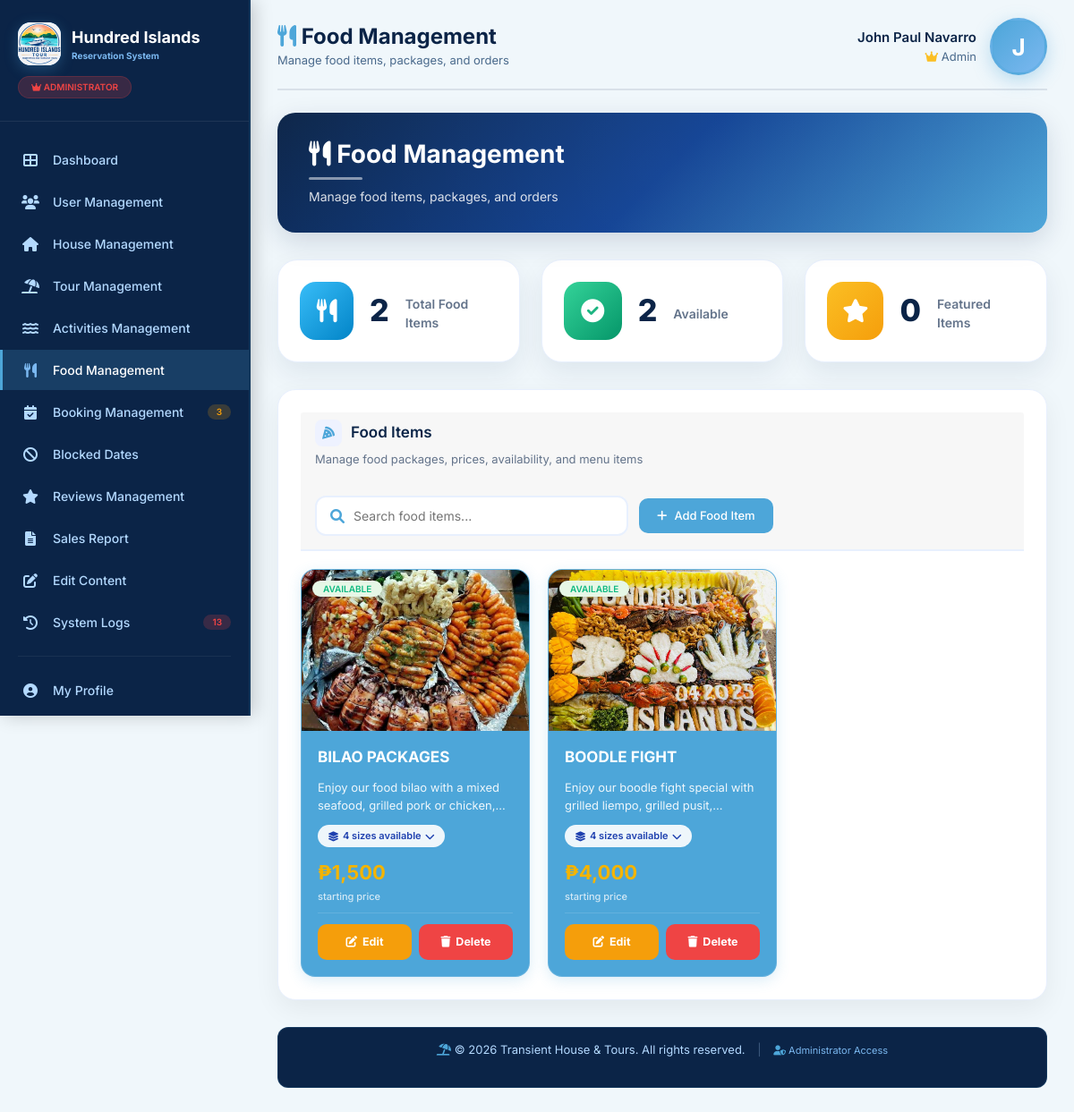
/food-dashboard.php (signed in), run on the app's committed database.
### tables this page shows
CREATE TABLE `users` (
  `id` int(11) NOT NULL,
  `username` varchar(100) NOT NULL,
  `password` varchar(255) NOT NULL,
  `email` varchar(100) NOT NULL,
  `profile_photo` varchar(255) DEFAULT NULL,
  `fullname` varchar(200) NOT NULL,
  `first_name` varchar(80) DEFAULT NULL,
  `middle_name` varchar(80) DEFAULT NULL,
  `last_name` varchar(80) DEFAULT NULL,
  `name_suffix` varchar(20) DEFAULT NULL,
  `role` enum('admin','staff','guest') NOT NULL DEFAULT 'guest',
  `created_at` timestamp NOT NULL DEFAULT current_timestamp(),
  `reset_token` varchar(10) DEFAULT NULL,
  `reset_token_expires` datetime DEFAULT NULL
);

CREATE TABLE `food_items` (
  `id` int(11) NOT NULL,
  `name` varchar(100) NOT NULL,
  `description` text DEFAULT NULL,
  `price` decimal(10,2) NOT NULL,
  `category` enum('breakfast','lunch','dinner','snack','beverage') NOT NULL,
  `image` varchar(255) DEFAULT 'default-food.jpg',
  `is_available` tinyint(1) DEFAULT 1,
  `is_featured` tinyint(1) DEFAULT 0,
  `inclusions` text DEFAULT NULL,
  `created_at` datetime DEFAULT current_timestamp(),
  `updated_at` datetime DEFAULT NULL,
  `price_original` decimal(10,2) DEFAULT NULL,
  `size_variations` text DEFAULT NULL,
  `gallery_images` text DEFAULT NULL
);

### includes/sidebar-counts.php (called while the page is built)
<?php
[$sidebar_pending_bookings,
 $sidebar_pending_reviews,
 $sidebar_failed_logs,
 $sidebar_total_food,
 $sidebar_blocked_dates] = (function () {
    global $pdo;
    $bookings = 0; $reviews = 0; $failed = 0; $food = 0; $blocked = 0;
    if (!isset($pdo) || !($pdo instanceof PDO)) {
        return [$bookings, $reviews, $failed, $food, $blocked];
    }
    foreach (['house_bookings', 'tour_bookings', 'food_bookings', 'package_bookings'] as $table) {
        try {
            $bookings += (int)$pdo->query(
                "SELECT COUNT(*) FROM `$table` WHERE payment_status='pending' AND booking_status NOT IN ('cancelled','completed')"
            )->fetchColumn();
        } catch (Throwable $e) {}
    }
    try {
        $cols = $pdo->query("SHOW COLUMNS FROM overall_feedback")->fetchAll(PDO::FETCH_COLUMN);
        if (in_array('status', $cols)) {
            $reviews = (int)$pdo->query("SELECT COUNT(*) FROM overall_feedback WHERE status='pending'")->fetchColumn();
        } elseif (in_array('is_approved', $cols)) {
            $reviews = (int)$pdo->query("SELECT COUNT(*) FROM overall_feedback WHERE is_approved=0")->fetchColumn();
        }
    } catch (Throwable $e) {}
    try {
        $failed = (int)$pdo->query(
            "SELECT COUNT(*) FROM system_logs WHERE status='failed' AND created_at >= DATE_SUB(NOW(), INTERVAL 7 DAY)"
        )->fetchColumn();
    } catch (Throwable $e) {}
    try { $food = (int)$pdo->query("SELECT COUNT(*) FROM food_items")->fetchColumn(); } catch (Throwable $e) {}
    try { $blocked = (int)$pdo->query("SELECT COUNT(*) FROM blocked_dates WHERE block_date >= CURDATE()")->fetchColumn(); } catch (Throwable $e) {}
    return [$bookings, $reviews, $failed, $food, $blocked];
})();

### food-dashboard.php (the view, shortened to what this page needs)
<?php
require_once 'database.php';
require_once 'includes/sidebar-counts.php';
$is_admin = ($_SESSION['role'] == 'admin');
$user_info = [];
try {
    $stmt = $pdo->prepare("SELECT * FROM users WHERE id = ?");
    $stmt->execute([$_SESSION['user_id']]);
    $user_info = $stmt->fetch();
} catch(PDOException $e) { $user_info = []; }
if (!function_exists('getAdminAvatar')) {
    function getAdminAvatar($user_info) {
        $user_id = (int)($user_info['id'] ?? 0);
        $paths = [
            'uploads/profile/user_' . $user_id . '/' . $user_info['profile_photo'],
            'uploads/staff/' . $user_info['profile_photo'],
            'uploads/profile/' . $user_info['profile_photo'],
        ];
        return null;
    }
}
$admin_avatar       = getAdminAvatar($user_info);
$admin_initial      = strtoupper(substr($user_info['fullname'] ?? $user_info['username'] ?? 'U', 0, 1));
$admin_display_name = $user_info['fullname'] ?? $user_info['username'] ?? 'User';
$food_items = $pdo->query("SELECT * FROM food_items ORDER BY category, name")->fetchAll();
$total_food = count($food_items);
$available_food = $pdo->query("SELECT COUNT(*) FROM food_items WHERE is_available = 1")->fetchColumn();
$featured_food = $pdo->query("SELECT COUNT(*) FROM food_items WHERE is_featured = 1")->fetchColumn();
$content = [];
try {
    $stmt = $pdo->query("SELECT section_name, content_key, content_value FROM site_content");
    while($row = $stmt->fetch()) $content[$row['section_name']][$row['content_key']] = $row['content_value'];
} catch(PDOException $e) {}
$nav_logo = 'uploads/logos/logo.png';
if(!empty($content['site_settings']['logo_path'])) $nav_logo = $content['site_settings']['logo_path'];
$nav_logo_exists = !empty($nav_logo) && file_exists($nav_logo) && !is_dir($nav_logo);
$site_name = $content['site_settings']['site_name'] ?? 'Transient House & Tours';
?>
<!DOCTYPE html>
<html lang="en">
<head>
    <link href="https://cdn.jsdelivr.net/npm/bootstrap@5.1.3/dist/css/bootstrap.min.css" rel="stylesheet">
    <link rel="stylesheet" href="https://cdnjs.cloudflare.com/ajax/libs/font-awesome/6.0.0/css/all.min.css">
</head>
<body>
<div class="app-container">
    <div class="sidebar" id="sidebar">
        <div class="sidebar-header">
            <div class="sidebar-header-top">
                <a href="admin-dashboard.php" class="logo">
                    <div class="logo-icon">
                        <?php if($nav_logo_exists): ?>
                            <img src="<?php echo htmlspecialchars($nav_logo); ?>?<?php echo time(); ?>" alt="<?php echo htmlspecialchars($site_name); ?>">
                        <?php else: ?>
                            <i class="fas fa-umbrella-beach"></i>
                        <?php endif; ?>
                    </div>
                    <div class="logo-text">
                        <span class="main">Hundred Islands</span>
                        <span class="sub">Reservation System</span>
                    </div>
                </a>
            </div>
            <div class="role-badge <?php echo $is_admin ? 'admin' : 'staff'; ?>">
                <i class="fas fa-<?php echo $is_admin ? 'crown' : 'user-tie'; ?>"></i>
                <?php echo $is_admin ? 'Administrator' : 'Staff'; ?>
            </div>
        </div>
        <ul class="nav-menu">
            <li class="nav-item"><a href="admin-dashboard.php" class="nav-link"><i class="fas fa-th-large"></i><span>Dashboard</span></a></li>
            <?php if($is_admin): ?>
            <li class="nav-item"><a href="user-management.php" class="nav-link"><i class="fas fa-users"></i><span>User Management</span></a></li>
            <?php endif; ?>
            <li class="nav-item"><a href="house-dashboard.php" class="nav-link"><i class="fas fa-home"></i><span>House Management</span></a></li>
            <li class="nav-item"><a href="tour-dashboard.php" class="nav-link"><i class="fas fa-umbrella-beach"></i><span>Tour Management</span></a></li>
            <li class="nav-item"><a href="activities-dashboard.php" class="nav-link"><i class="fas fa-water"></i><span>Activities Management</span></a></li>
         <li class="nav-item">
    <a href="food-dashboard.php" class="nav-link active">
        <i class="fas fa-utensils"></i>
        <span>Food Management</span>
    </a>
</li>
            <li class="nav-item">
                <a href="booking-management.php" class="nav-link">
                    <i class="fas fa-calendar-check"></i><span>Booking Management</span>
                    <?php if($sidebar_pending_bookings > 0): ?>
                        <span class="nav-badge" style="background: rgba(245,158,11,0.2); color:#f59e0b;"><?php echo $sidebar_pending_bookings; ?></span>
                    <?php endif; ?>
                </a>
            </li>
            <li class="nav-item"><a href="blocked-dates.php" class="nav-link"><i class="fas fa-ban"></i><span>Blocked Dates</span></a></li>
            <li class="nav-item">
                <a href="reviews-management.php" class="nav-link">
                    <i class="fas fa-star"></i><span>Reviews Management</span>
                </a>
            </li>
            <li class="nav-item"><a href="reports.php" class="nav-link"><i class="fas fa-file-alt"></i><span>Sales Report</span></a></li>
            <?php if($is_admin): ?>
            <li class="nav-item"><a href="edit-content.php" class="nav-link"><i class="fas fa-edit"></i><span>Edit Content</span></a></li>
            <li class="nav-item">
                <a href="system-logs.php" class="nav-link">
                    <i class="fas fa-history"></i><span>System Logs</span>
                    <?php if($sidebar_failed_logs > 0): ?>
                        <span class="nav-badge"><?php echo $sidebar_failed_logs; ?></span>
                    <?php endif; ?>
                </a>
            </li>
            <?php endif; ?>
            <div class="nav-divider"></div>
            <li class="nav-item"><a href="admin-profile.php" class="nav-link"><i class="fas fa-user-circle"></i><span>My Profile</span></a></li>
            <li class="nav-item"><a href="#" class="nav-link" onclick="openLogoutModal(event); return false;"><i class="fas fa-sign-out-alt"></i><span>Logout</span></a></li>
        </ul>
    </div>
    <div class="main-content">
        <div class="top-bar">
            <div class="page-title">
                <h1>
                    <i class="fas fa-utensils"></i>
                    Food Management
                </h1>
                <p>Manage food items, packages, and orders</p>
            </div>
            <div class="user-profile">
                <div class="user-info" style="text-align: right;">
                    <div class="user-name"><?php echo htmlspecialchars($admin_display_name); ?></div>
                    <div class="user-role">
                        <?php if($is_admin): ?>
                            <i class="fas fa-crown" style="color: #fbbf24;"></i> Admin
                        <?php else: ?>
                            <i class="fas fa-user-tie" style="color: #fbbf24;"></i> Staff
                        <?php endif; ?>
                    </div>
                </div>
                <div class="avatar">
                    <?php if($admin_avatar): ?>
                        <img src="<?php echo htmlspecialchars($admin_avatar); ?>?<?php echo time(); ?>" alt="Avatar">
                    <?php else: ?>
                        <?php echo $admin_initial; ?>
                    <?php endif; ?>
                </div>
            </div>
        </div>
        <div class="page-title-banner">
            <div class="banner-content">
                <h1><i class="fas fa-utensils"></i> Food Management</h1>
                <div class="underline"></div>
                <p>
                    Manage food items, packages, and orders
                </p>
            </div>
        </div>
        <div class="stats-grid">
           <div class="stat-card food-total">
                <div class="stat-icon"><i class="fas fa-utensils"></i></div>
                <div class="stat-number"><?php echo $total_food; ?></div>
                <div class="stat-label">Total Food Items</div>
            </div>
            <div class="stat-card food-available">
                <div class="stat-icon"><i class="fas fa-check-circle"></i></div>
                <div class="stat-number"><?php echo $available_food; ?></div>
                <div class="stat-label">Available</div>
            </div>
            <div class="stat-card food-featured">
                <div class="stat-icon"><i class="fas fa-star"></i></div>
                <div class="stat-number"><?php echo $featured_food; ?></div>
                <div class="stat-label">Featured Items</div>
            </div>
        </div>
        <div class="card">
          <div class="card-header food-header">
    <div>
        <h2>
            <i class="fas fa-pizza-slice"></i>
            Food Items
        </h2>
        <p class="section-subtitle">
            Manage food packages, prices, availability, and menu items
        </p>
    </div>
    <div class="food-toolbar">
        <div class="food-search">
            <i class="fas fa-search"></i>
            <input
                type="text"
                id="foodSearch"
                placeholder="Search food items..."
                autocomplete="off"
            >
        </div>
        <button class="btn btn-primary" onclick="showModal('addFood')">
            <i class="fas fa-plus"></i>
            Add Food Item
        </button>
    </div>
</div>
            <?php if(empty($food_items)): ?>
            <div style="text-align: center; padding: 40px; color: #94a3b8;">
                <i class="fas fa-utensils" style="font-size: 48px; margin-bottom: 15px; color: #cbd5e1; display:block;"></i>
                <p>No food items found. Click "Add Food Item" to get started!</p>
            </div>
            <?php else: ?>
            <div class="food-grid">
                <?php foreach($food_items as $food):
                    $size_variations = json_decode($food['size_variations'], true);
                    $has_variations = !empty($size_variations) && is_array($size_variations);
                ?>
                <div class="food-card food-item"
data-search="<?php echo strtolower(htmlspecialchars(
    ($food['name'] ?? '') . ' ' .
    ($food['description'] ?? '') . ' ' .
    ($food['category'] ?? '') . ' ' .
    ($food['is_available'] ? 'available' : 'unavailable')
)); ?>">
                    <div class="food-image-wrapper">
                        <img src="uploads/foods/<?php echo htmlspecialchars($food['image'] ?? 'default-food.jpg'); ?>?v=<?php echo time(); ?>"
                             alt="<?php echo htmlspecialchars($food['name']); ?>"
                             onerror="this.style.display='none'; this.nextElementSibling.style.display='flex';">
                        <div class="food-badges">
                            <span class="badge <?php echo $food['is_available'] ? 'badge-success' : 'badge-danger'; ?>">
                                <?php echo $food['is_available'] ? 'Available' : 'Unavailable'; ?>
                            </span>
                        </div>
                    </div>
                    <div class="food-content">
                        <div class="food-name"><?php echo htmlspecialchars($food['name']); ?></div>
                        <?php if(!empty($food['description'])): ?>
                            <div class="food-desc"><?php echo htmlspecialchars($food['description']); ?></div>
                        <?php endif; ?>
                 <?php if($has_variations): ?>
<div
    class="size-variations-badge"
    onclick="toggleSizes(this)"
>
    <i class="fas fa-layer-group"></i>
    <?php echo count($size_variations); ?> sizes available
    <i class="fas fa-chevron-down toggle-icon"></i>
</div>
<div class="food-price">
    ₱<?php echo number_format($size_variations[0]['price']); ?>
    <small>
        starting price
    </small>
</div>
                        <?php endif; ?>
                        <div class="food-actions">
                            <button type="button" class="btn-card btn-edit-card"
                                    onclick='editFood(<?php echo htmlspecialchars(json_encode($food), ENT_QUOTES, "UTF-8"); ?>)'>
                                <i class="fas fa-edit"></i> Edit
                            </button>
                            <a href="?delete_food=<?php echo $food['id']; ?>"
                               class="btn-card btn-delete-card"
                               onclick="return confirm('Delete this food item?')">
                                <i class="fas fa-trash"></i> Delete
                            </a>
                        </div>
                    </div>
                </div>
                <?php endforeach; ?>
            </div>
            <?php endif; ?>
        </div>
        <div class="footer">
            <p>
                <i class="fas fa-umbrella-beach"></i>
                &copy; <?php echo date('Y'); ?> <?php echo htmlspecialchars($content['footer']['copyright'] ?? 'Huddled Islands Tour and Reservation. All rights reserved.'); ?>
                <span style="opacity: 0.3; margin: 0 10px;">|</span>
                <span style="color: #7bb8f0; font-size: 11px;">
                    <i class="fas fa-user-shield"></i>
                    <?php echo $is_admin ? 'Administrator' : 'Staff'; ?> Access
                </span>
            </p>
        </div>
    </div>
</div>
</body>
</html>

### data on the page
users: fullname "John Paul Navarro", fullname "J"
food_items: image (picture), is_available "AVAILABLE", name "BILAO PACKAGES", description "Enjoy our food bilao with a mixed seafood, grilled pork or…", size_variations "4", size_variations "1,500"
food_items: image (picture), is_available "AVAILABLE", name "BOODLE FIGHT", description "Enjoy our boodle fight special with grilled liempo, grilled…", size_variations "4", size_variations "4,000"

### other printed values
$sidebar_pending_bookings "3"
$sidebar_failed_logs "13"
$total_food "2"
$available_food "2"
$featured_food "0"
$content['footer']['copyright'] "Transient House & Tours. All rights reserved."
